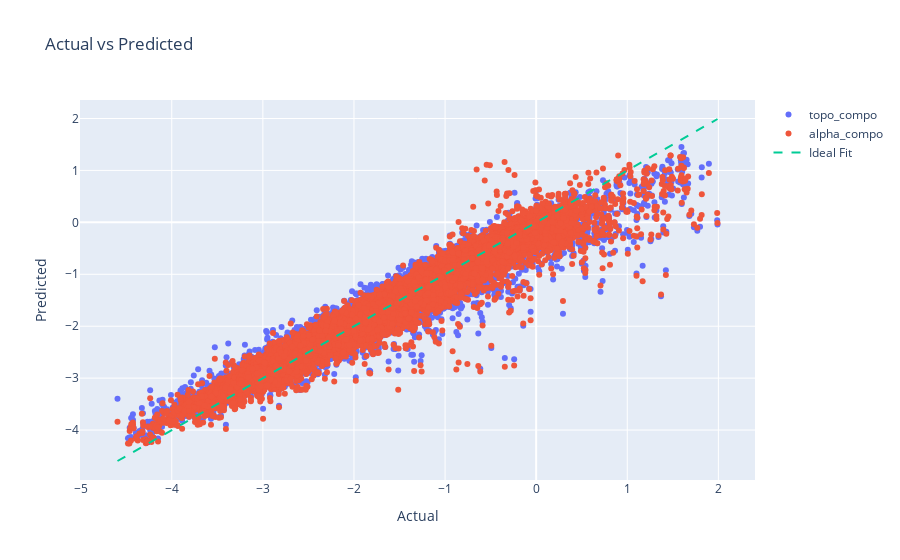

Notebook cell for this chart:
### Code cell
import plotly.graph_objects as go

fig = go.Figure()

fig.add_trace(go.Scatter(x=t5000["y"], y=t5000["predicted"], mode='markers', name='topo_compo'))
fig.add_trace(go.Scatter(x=t5000_a["y"], y=t5000_a["predicted"], mode='markers', name='alpha_compo'))
fig.add_trace(go.Scatter(x=[min(t5000["y"].min(), t5000_a["y"].min()), max(t5000["y"].max(), t5000_a["y"].max())], y=[min(t5000["y"].min(), t5000_a["y"].min()), max(t5000["y"].max(), t5000_a["y"].max())], mode='lines', name='Ideal Fit', line=dict(dash='dash')))
fig.update_layout(title='Actual vs Predicted', xaxis_title='Actual', yaxis_title='Predicted')

### Figure 1 — Plotly figure (JSON) as saved in the notebook; plotly's stock layout.template omitted (floating-point values rounded to 4 significant figures; data arrays with more than 128 entries replaced by an {"elided": "..."} marker saying what was removed)
{"data": [{"mode": "markers", "name": "topo_compo", "type": "scatter", "x": {"elided": "31911 float values"}, "y": {"elided": "31911 float values"}}, {"mode": "markers", "name": "alpha_compo", "type": "scatter", "x": {"elided": "31911 float values"}, "y": {"elided": "31911 float values"}}, {"line": {"dash": "dash"}, "mode": "lines", "name": "Ideal Fit", "type": "scatter", "x": [-4.596, 1.99], "y": [-4.596, 1.99]}], "layout": {"title": {"text": "Actual vs Predicted"}, "xaxis": {"title": {"text": "Actual"}}, "yaxis": {"title": {"text": "Predicted"}}}}
